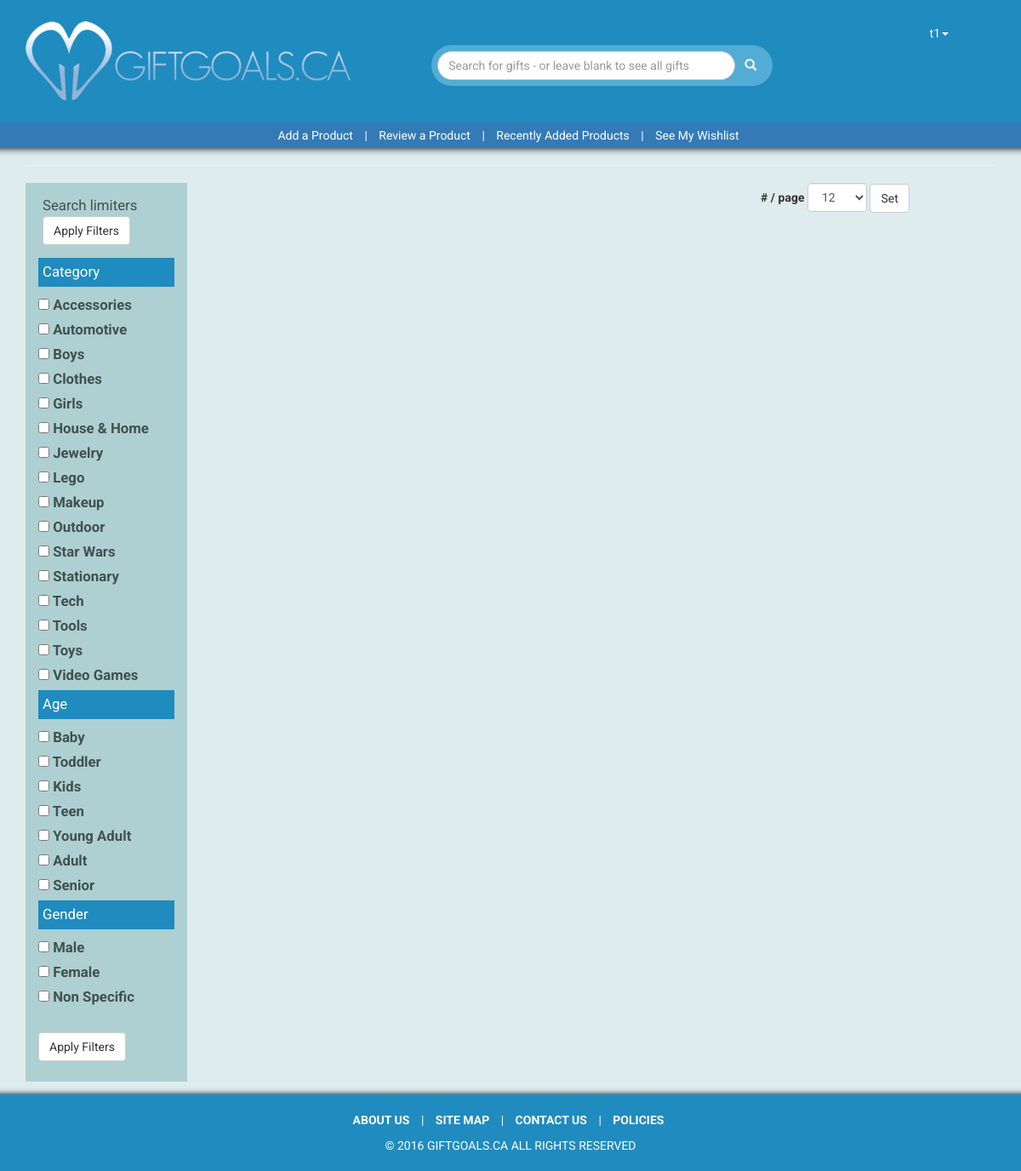
Screenshot of /results.php (signed in) with the database file from the repository.
### tables this page shows
CREATE TABLE IF NOT EXISTS `categories` (
  `catID` int(11) NOT NULL AUTO_INCREMENT,
  `catName` varchar(50) NOT NULL,
  PRIMARY KEY (`catID`)
);

CREATE TABLE IF NOT EXISTS `ages` (
  `ageID` int(11) NOT NULL AUTO_INCREMENT,
  `ageText` varchar(50) NOT NULL,
  PRIMARY KEY (`ageID`)
);

CREATE TABLE IF NOT EXISTS `genders` (
  `genderID` int(11) NOT NULL AUTO_INCREMENT,
  `genderText` varchar(20) NOT NULL,
  PRIMARY KEY (`genderID`)
);

### results.php (the view, shortened to what this page needs)
<?php
include_once "header.php";
$ageQuery = "SELECT * FROM ages";
$ageQueryResult = mysqli_query($conn, $ageQuery);
$genderQuery = "SELECT * FROM genders";
$genderQueryResult = mysqli_query($conn, $genderQuery);
$categoriesQuery = "SELECT * FROM categories order by catName";
$categoriesQueryResult = mysqli_query($conn, $categoriesQuery);
?>
<div class"row"><form action="<?php echo htmlspecialchars($_SERVER["PHP_SELF"]); ?>" method="post" id="search">
	<div class="row">
		<div class="col-md-12">
			<hr>
		</div>
	</div>
	<div class="col-md-2 col-sm-2 col-xs-4" id="searchLimiters">
		<p>Search limiters<br>
		  <input name="submit" type="submit" class="btn btn-default" id="submit" value="Apply Filters" formaction="<?php echo htmlspecialchars($_SERVER["PHP_SELF"]); ?>" formmethod="POST"><input type="hidden">
		</p>
		<p>Category</p>
			<?php
			while($category = mysqli_fetch_assoc($categoriesQueryResult)){
				echo "<label><input type='checkbox' name='categories[]' value='$category[catID]'";
				echo "> $category[catName]</label><br>";
			}
			?>
		<p>Age</p>
			<?php
				while($age = mysqli_fetch_assoc($ageQueryResult)){
					echo "<label><input type='checkbox' class='ages' name='ages[]' value='$age[ageID]'";
					if (in_array("$age[ageID]", $agesSelected)) {
						echo "checked";
					}
					echo "> $age[ageText]</label><br>";
				}
			?> <input name="ageList" type="hidden" id="ageList">
		<p>Gender</p>
			<?php
			while($gender = mysqli_fetch_assoc($genderQueryResult)){
				echo "<label><input type='checkbox' name='genders[]' value='$gender[genderID]'";
				if (in_array("$gender[genderID]", $genderSelected)) {
					echo "checked";
				}
				echo "> $gender[genderText]</label><br>";
			}
			?>
        <div><br><input name="submit" type="submit" class="btn btn-default" id="submit" value="Apply Filters" formaction="<?php echo htmlspecialchars($_SERVER["PHP_SELF"]); ?>" formmethod="POST"><br><br></div>
	</div>
<table id="resultsInfoTable" width="75%" border="0" align="center" cellpadding="5" cellspacing="5">
  <tbody>
    <tr>
      <td width="33%" valign="top"><div id="search_results"></div></td>
      <td width="34%" align="center" valign="middle"><div id="pagination_controls"></div></td>
      <td align="center"><label for="numPerPage"># / page</label>
      	<select class="form-control" name="numPerPage" id="numPerPage" onchange="onSelectChange()">
          <option value="12" <?php if ($numPrPage == "12") { echo "selected";} ?>>12</option>
        </select>
        <input type="submit" class="btn btn-default" formaction="<?php echo htmlspecialchars($_SERVER["PHP_SELF"]); ?>" formmethod="POST" value="Set">
      </td>
    </tr>
    <tr>
      <td>&nbsp;</td>
      <td>&nbsp;</td>
      <td>&nbsp;</td>
    </tr>
  </tbody>
</table>
</form>
<div id="results_box" class="col-md-10"></div>
</div>
</div>
<?php include_once("footer.php"); ?>

### style.css (style rules this page uses)
body { min-height: 10%; overflow-x: hidden; background-color: #deeced; font-family: 'Roboto', sans-serif; }
#searchLimiters { background-color: #AED0D2; color: #425051; font-size: 1.2em; }
#searchLimiters > p:not(:first-child) { background-color: #1f8bbf; color: white; }
#searchLimiters > p { padding: 5px; }
#searchLimiters > p:first-child { margin-top: 10px; }
#numPerPage { width: 70px; display: inline; }

### rows the page displays
categories: catName "Accessories"
categories: catName "Automotive"
categories: catName "Boys"
categories: catName "Clothes"
categories: catName "Girls"
categories: catName "House & Home"
categories: catName "Jewelry"
categories: catName "Lego"
categories: catName "Makeup"
categories: catName "Outdoor"
categories: catName "Star Wars"
categories: catName "Stationary"
categories: catName "Tech"
categories: catName "Tools"
categories: catName "Toys"
categories: catName "Video Games"
ages: ageText "Baby"
ages: ageText "Toddler"
ages: ageText "Kids"
ages: ageText "Teen"
ages: ageText "Young Adult"
ages: ageText "Adult"
ages: ageText "Senior"
genders: genderText "Male"
genders: genderText "Female"
genders: genderText "Non Specific"

### other values shown
$_SESSION['userName'] "t1"
